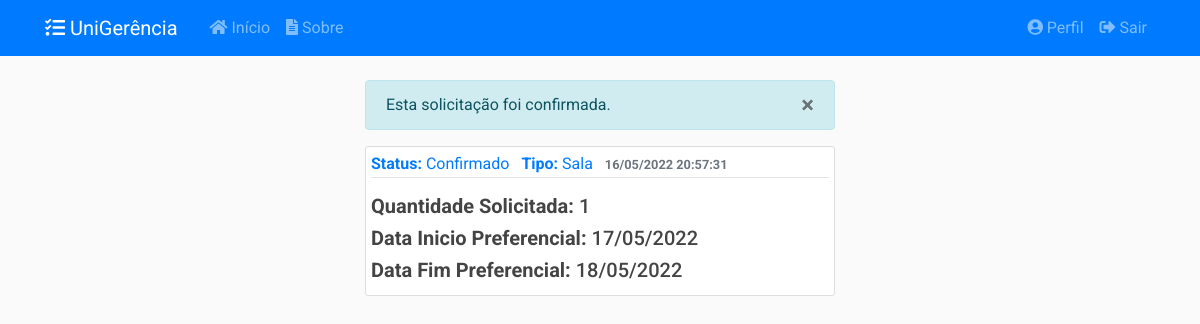
The page /solicitacoes/1 (signed in) on the database as committed earlier.
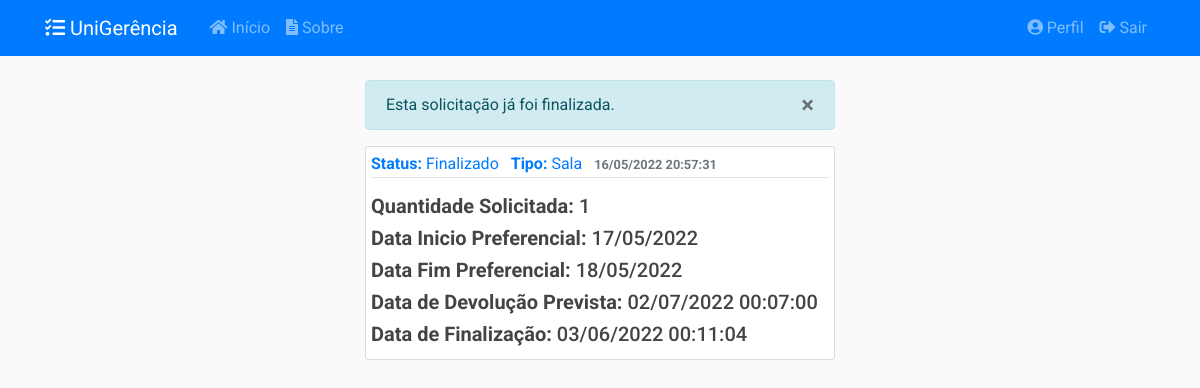
The same page on the database as committed later.
### app/models/solicitacoes.py (models this page shows, shortened)
class Solicitacao(db.Model):
    __tablename__ = 'solicitacoes'
    __table_args__ = {'extend_existing': True}
    id = db.Column(db.Integer, primary_key=True)
    status = db.Column(db.Enum(Status), default=Status.ABERTO.name)
    data_abertura = db.Column(db.DateTime, nullable=False,
                              default=datetime.now().astimezone(fuso_horario))
    data_inicio_pref = db.Column(db.Date, nullable=False)
    data_fim_pref = db.Column(db.Date, nullable=False)
    data_retirada = db.Column(db.DateTime, nullable=True)
    data_devolucao = db.Column(db.DateTime, nullable=True)
    data_cancelamento = db.Column(db.DateTime, nullable=True)
    data_finalizacao = db.Column(db.DateTime, nullable=True)
    quantidade = db.Column(db.Integer, nullable=False, default=0)
    descricao = db.Column(db.String(20), nullable=False)
    ativo = db.Column(db.Boolean, nullable=False, default=True)
    tipo = db.Column(db.String(20), nullable=False)
    usuario_id = db.Column(db.Integer, db.ForeignKey('usuarios.id'),
                           nullable=False)
    turno_id = db.Column(db.Integer, db.ForeignKey('turnos.id'),
                           nullable=False)
    turno = db.relationship('Turno', back_populates='solicitacoes')
    __mapper_args__ = {
        'polymorphic_identity': 'solicitacoes',
        'polymorphic_on': tipo
    }
    def __repr__(self):
        return f"Solicitação #{self.id} - {self.tipo} - {self.status.value}"

### app/controllers/solicitacoes.py (the view)
@solicitacoes.route("/<int:solicitacao_id>")
@login_required
def solicitacao(solicitacao_id):
    solicitacao = Solicitacao.query.filter_by(
        id=solicitacao_id).filter_by(ativo=True).first_or_404()
    if solicitacao.autor != current_user and current_user.tipo.name != 'ADMIN':
        abort(403)
    return render_template('solicitacoes/solicitacao.html',
                           title=solicitacao, solicitacao=solicitacao)

### app/models/usuarios.py (called while the page is built)
@login_manager.user_loader
def load_user(user_id):
    return Usuario.query.get(int(user_id))

### app/templates/solicitacoes/solicitacao.html (shortened to what this page needs)
{% extends "layout.html" %}
{% block conteudo %}
{% if solicitacao.status.name != 'PENDENTE' %}
<div class="alert alert-info" role="alert" id="alert-message">
    <button type="button" class="close" data-dismiss="alert">
    <span>&times;</span>
    </button>
    {% if solicitacao.status.name == 'ABERTO' %}
    Esta solicitação ainda não foi confirmada.
    {% elif solicitacao.status.name == 'SOLICITADO' %}
    Esta solicitação está na lista de espera.
    {% elif solicitacao.status.name == 'CONFIRMADO' %}
    Esta solicitação foi confirmada.
    {% elif solicitacao.status.name == 'CANCELADO' %}
    Esta solicitação foi cancelada.
    {% elif solicitacao.status.name == 'FECHADO' %}
    Esta solicitação já foi finalizada.
    {% endif %}
</div>
{% endif %}
<article class="media content-section">
    <div class="media-body">
        <div class="article-metadata mb-3">
            <a class="mr-2"><strong>Status:</strong> {{ solicitacao.status.value }}</a>
            <a class="mr-2"><strong>Tipo:</strong> {{ solicitacao.tipo }}</a>
            <small class="text-muted"><strong>{{ solicitacao.data_abertura.strftime('%d/%m/%Y %H:%M:%S') }}</strong></small>
        </div>
        {% if solicitacao.quantidade %}
            <h5 class="article-content"><strong>Quantidade Solicitada:</strong> {{ solicitacao.quantidade }}</h5>
        {% endif %}
        {% if solicitacao.data_inicio_pref %}
            <h5 class="article-content"><strong>Data Inicio Preferencial:</strong> {{ solicitacao.data_inicio_pref.strftime('%d/%m/%Y') }}</h5>
        {% endif %}
        {% if solicitacao.data_fim_pref %}
            <h5 class="article-content"><strong>Data Fim Preferencial:</strong> {{ solicitacao.data_fim_pref.strftime('%d/%m/%Y') }}</h5>
        {% endif %}
        {% if solicitacao.data_devolucao %}
            <h5 class="article-content"><strong>Data de Devolução Prevista:</strong> {{ solicitacao.data_devolucao.strftime('%d/%m/%Y %H:%M:%S') }}</h5>
        {% endif %}
        {% if solicitacao.data_finalizacao %}
            <h5 class="article-content"><strong>Data de Finalização:</strong> {{ solicitacao.data_finalizacao.strftime('%d/%m/%Y %H:%M:%S') }}</h5>
        {% endif %}
    </div>
</article>
{% endblock conteudo %}

Rows that differ between the two databases and show on the page:
changed Solicitacao "Sala": status.value "Confirmado" → "Finalizado"; data_devolucao (not shown) → "02/07/2022 00:07:00"; data_finalizacao (not shown) → "03/06/2022 00:11:04"
Other text that changed with them:
text no longer shown: "Esta solicitação foi confirmada."
text now shown: "Esta solicitação já foi finalizada. Data de Devolução Prevista: Data de Finalização:"
